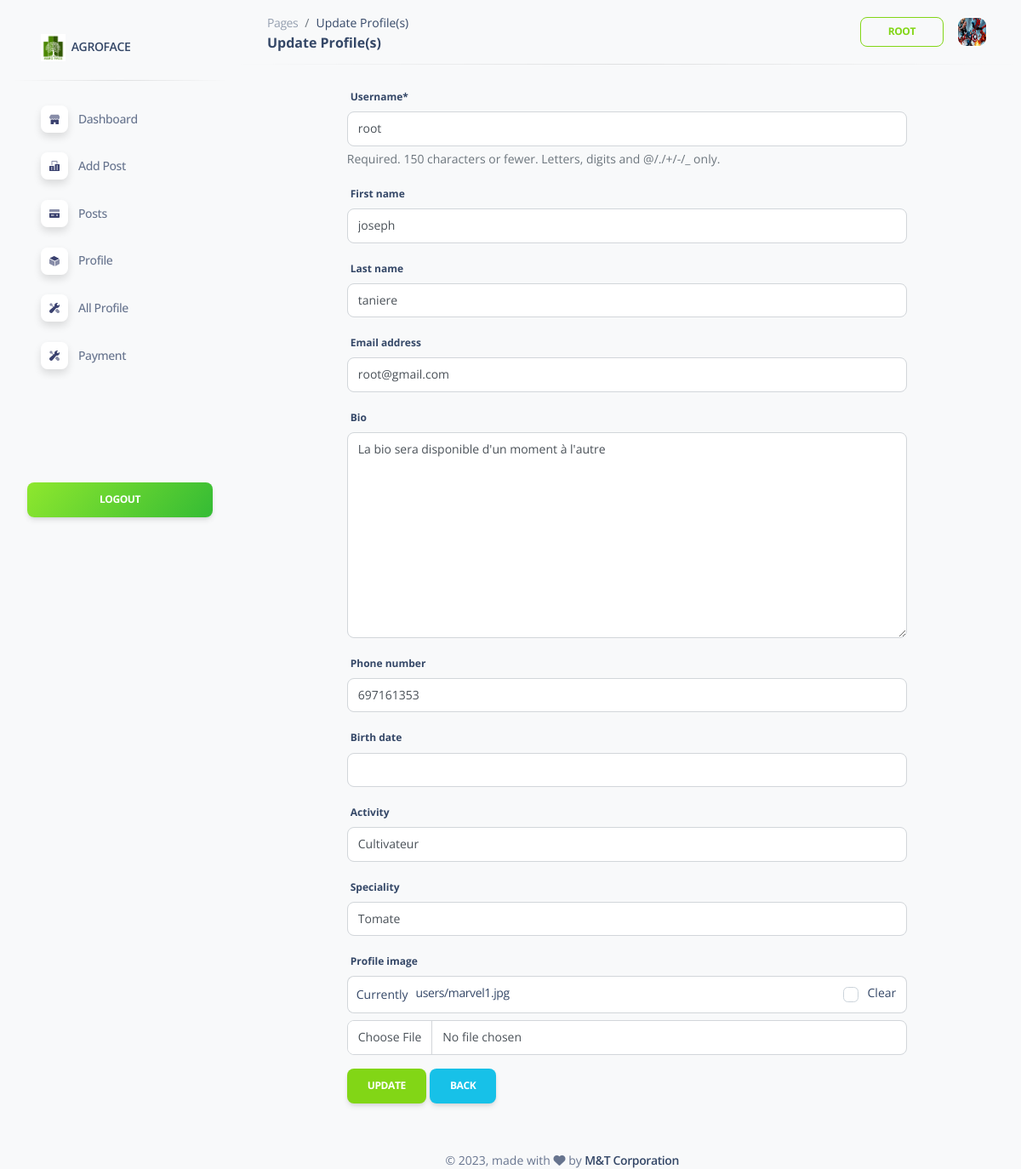
The page /profile-update/ (signed in) on the database as committed earlier.
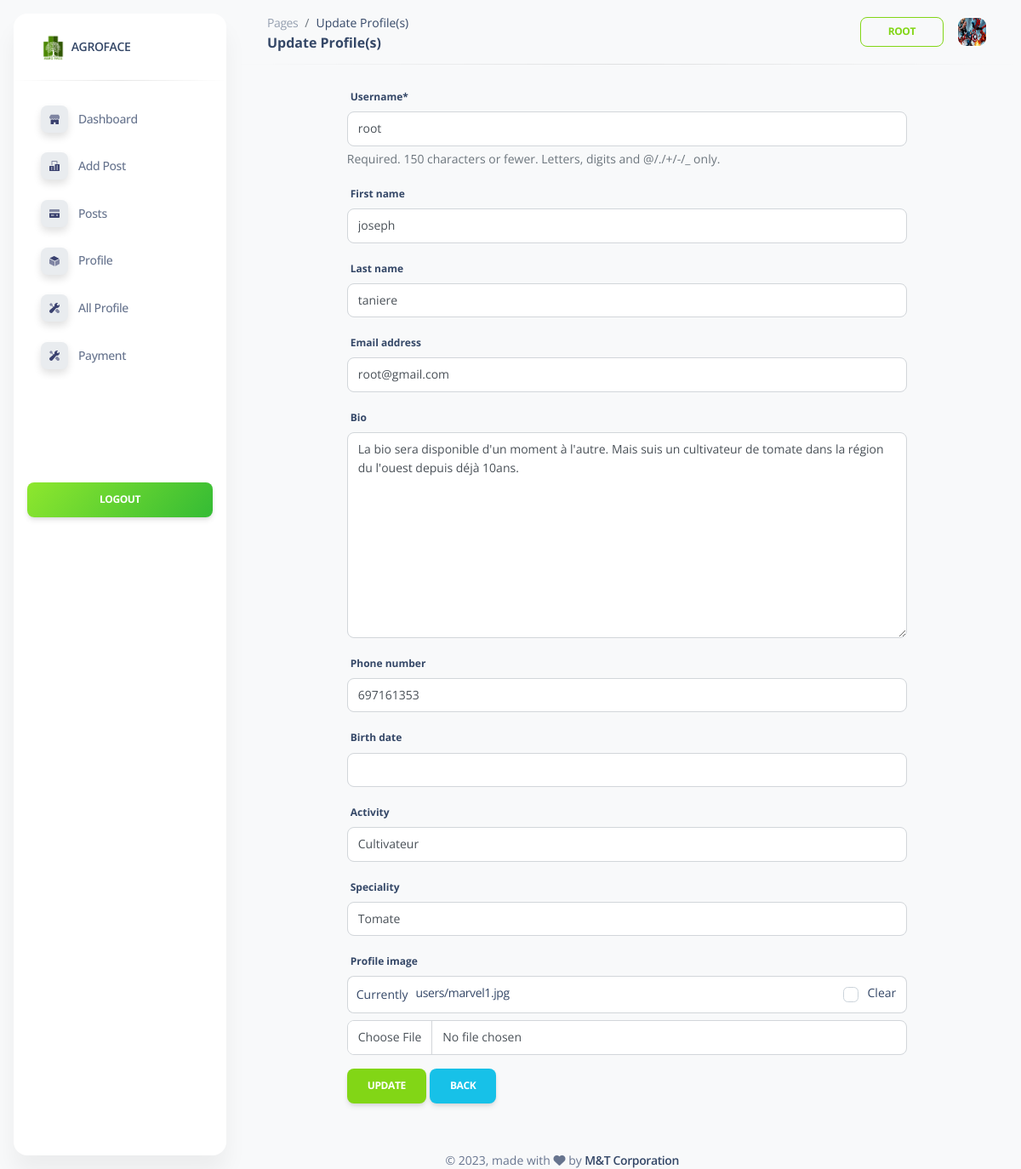
The same page on the database as committed later.
### company/models.py (models this page shows, shortened)
class Profile(models.Model):
    user = models.OneToOneField(User, on_delete=models.CASCADE)
    bio = models.TextField(max_length=500, blank=True)
    phone_number = models.CharField(max_length=12, blank=True)
    activity = models.CharField(max_length=255, blank=True)
    speciality = models.CharField(max_length=255, blank=True)
    birth_date = models.DateField(null=True, blank=True)
    profile_image = models.ImageField(default='default-avatar.png', upload_to='users/', null=True, blank=True)

### company/views.py (the view)
# urls.py: path('profile-update/', ProfileUpdateView.as_view(), name='profile-update'),
class ProfileUpdateView(LoginRequiredMixin, TemplateView):
    user_form = UserForm
    profile_form = ProfileForm
    template_name = 'registration/profile-update.html'
    def post(self, request):
        Profile.objects.get_or_create(user=request.user)
        post_data = request.POST or None
        file_data = request.FILES or None
        user_form = UserForm(post_data, instance=request.user)
        profile_form = ProfileForm(post_data, file_data, instance=request.user.profile)
        if user_form.is_valid() and profile_form.is_valid():
            user_form.save()
            profile_form.save()
            messages.error(request, 'Your profile is updated successfully!')
            return HttpResponseRedirect(reverse_lazy('profile'))
        context = self.get_context_data(
                                        user_form=user_form,
                                        profile_form=profile_form
                                    )
        return self.render_to_response(context)
    def get(self, request, *args, **kwargs):
        return self.post(request, *args, **kwargs)

### company/forms.py
class UserForm(forms.ModelForm):
    class Meta:
        model = User
        fields = [
            'username',
            'first_name',
            'last_name',
            'email',
        ]

class ProfileForm(forms.ModelForm):
    class Meta:
        model = Profile
        fields = [
            'bio',
            'phone_number',
            'birth_date',
            'activity',
            'speciality',
            'profile_image'
        ]
    def __init__(self, *args, **kwargs):
        super(ProfileForm, self).__init__(*args, **kwargs)
        for field_name, field in self.fields.items():
            field.widget.attrs['class'] = 'form-control'

### company/templates/registration/profile-update.html (shortened to what this page needs)
{% extends '_partials/base1.html' %}
{% load crispy_forms_tags %}
{% block content %}
<nav class="navbar navbar-main navbar-expand-lg shadow-none px-0 mx-4 " id="navbarBlur" navbar-scroll="true">
  <div class="container-fluid py-1 px-3">
    <nav aria-label="breadcrumb">
      <ol class="breadcrumb bg-transparent mb-0 pb-0 pt-1 px-0 me-sm-6 me-5">
        <li class="breadcrumb-item text-sm"><a class="opacity-5 text-dark" href="javascript:;">Pages</a></li>
        <li class="breadcrumb-item text-sm text-dark active" aria-current="page">Update Profile(s)</li>
      </ol>
      <h6 class="font-weight-bolder mb-0">Update Profile(s)</h6>
    </nav>
    <div class="collapse navbar-collapse mt-sm-0 mt-2 me-md-0 me-sm-4" id="navbar">
      <ul class="navbar-nav  justify-content-end">
        <li class="nav-item d-flex align-items-center">
          <a class="btn btn-outline-success btn-sm mb-0 me-3" href="">{{request.user.username}}</a>
        </li>
        <li class="nav-item d-flex align-items-center">
          <img src="{{user.profile.profile_image.url}}" style="border: 1px solid white; border-radius: 10px; width: 35px; height: 35px" class="mr-3">
       </li>
      </ul>
    </div>
  </div>
 </nav>
 <hr class="horizontal dark mt-0">
    <div class="container-fluid mt-4 mb-4">
      <div class="col-md-9 mx-auto">
        <form method="POST" enctype="multipart/form-data">
          {{user_form | crispy}}
          {{profile_form | crispy}}
          <button type="submit" class="btn btn-success btn-block">Update</button>
          <button class="btn btn-info btn-block">
            <a class="" href="{% url 'profile' %}" style="color: #ffffff">Back</a>
          </button>
        </form>
      </div>
    </div>
{% endblock content %}

Rows that differ between the two databases and show on the page:
changed Profile "Cultivateur": bio "La bio sera disponible d'un moment à l'autre" → "La bio sera disponible d'un moment à l'autre. Mais suis un cultivateur de tomate dans la région du l'ouest depuis déjà 10ans."
